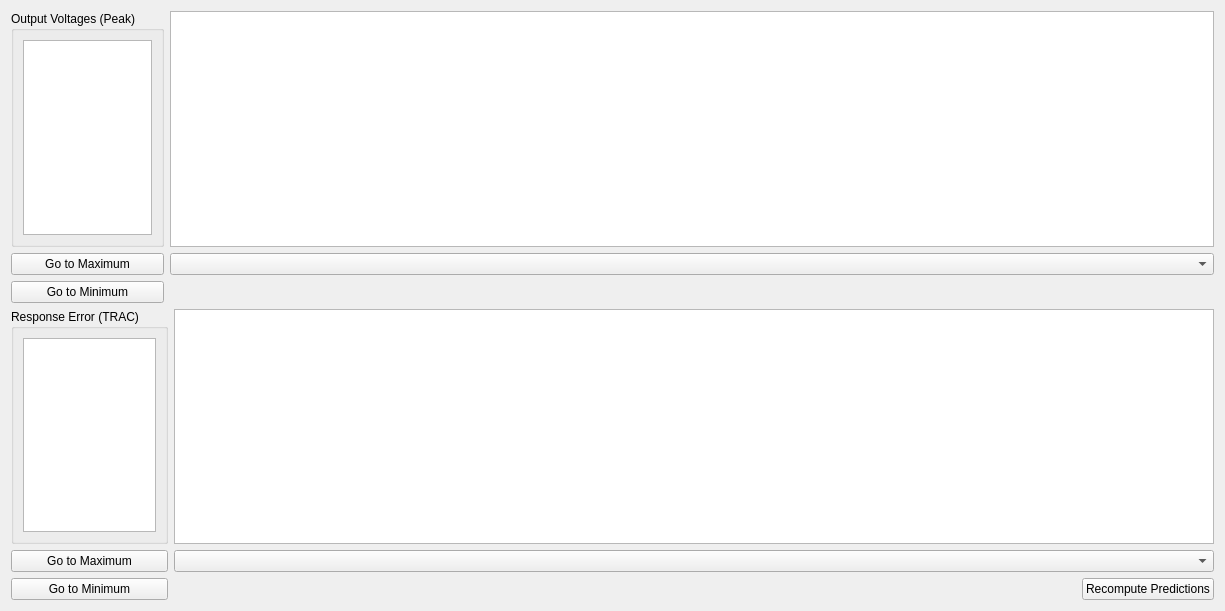
<?xml version="1.0" encoding="UTF-8"?>
<ui version="4.0">
 <class>Form</class>
 <widget class="QWidget" name="Form">
  <property name="geometry">
   <rect>
    <x>0</x>
    <y>0</y>
    <width>1225</width>
    <height>611</height>
   </rect>
  </property>
  <property name="windowTitle">
   <string>Form</string>
  </property>
  <layout class="QVBoxLayout" name="verticalLayout">
   <item>
    <layout class="QGridLayout" name="excitation_prediction_layout">
     <item row="2" column="0">
      <widget class="QPushButton" name="minimum_voltage_button">
       <property name="toolTip">
        <string>Visualize the signal with the smallest drive voltage</string>
       </property>
       <property name="text">
        <string>Go to Minimum</string>
       </property>
      </widget>
     </item>
     <item row="1" column="0">
      <widget class="QPushButton" name="maximum_voltage_button">
       <property name="toolTip">
        <string>Visualize the drive signal with the largest voltage</string>
       </property>
       <property name="text">
        <string>Go to Maximum</string>
       </property>
      </widget>
     </item>
     <item row="0" column="0">
      <widget class="QGroupBox" name="excitation_voltage_groupbox">
       <property name="title">
        <string>Output Voltages (Peak)</string>
       </property>
       <layout class="QVBoxLayout" name="verticalLayout_70">
        <item>
         <widget class="QListWidget" name="excitation_voltage_list">
          <property name="sizePolicy">
           <sizepolicy hsizetype="Minimum" vsizetype="Minimum">
            <horstretch>0</horstretch>
            <verstretch>0</verstretch>
           </sizepolicy>
          </property>
          <property name="minimumSize">
           <size>
            <width>0</width>
            <height>0</height>
           </size>
          </property>
          <property name="toolTip">
           <string>Peak voltage for each drive signal</string>
          </property>
          <property name="sizeAdjustPolicy">
           <enum>QAbstractScrollArea::AdjustToContents</enum>
          </property>
         </widget>
        </item>
       </layout>
      </widget>
     </item>
     <item row="1" column="1">
      <widget class="QComboBox" name="excitation_selector">
       <property name="toolTip">
        <string>Select the signal to visualize</string>
       </property>
      </widget>
     </item>
     <item row="0" column="1">
      <widget class="PlotWidget" name="excitation_display_plot">
       <property name="sizePolicy">
        <sizepolicy hsizetype="Expanding" vsizetype="Expanding">
         <horstretch>1</horstretch>
         <verstretch>0</verstretch>
        </sizepolicy>
       </property>
      </widget>
     </item>
    </layout>
   </item>
   <item>
    <layout class="QGridLayout" name="response_prediction_layout">
     <item row="0" column="0">
      <widget class="QGroupBox" name="response_error_groupbox">
       <property name="title">
        <string>Response Error (TRAC)</string>
       </property>
       <layout class="QVBoxLayout" name="verticalLayout_71">
        <item>
         <widget class="QListWidget" name="response_error_list">
          <property name="sizePolicy">
           <sizepolicy hsizetype="Minimum" vsizetype="Minimum">
            <horstretch>0</horstretch>
            <verstretch>0</verstretch>
           </sizepolicy>
          </property>
          <property name="toolTip">
           <string>Time Response Assurance Criterion between the predicted response and the desired response</string>
          </property>
          <property name="sizeAdjustPolicy">
           <enum>QAbstractScrollArea::AdjustToContents</enum>
          </property>
         </widget>
        </item>
       </layout>
      </widget>
     </item>
     <item row="1" column="0">
      <widget class="QPushButton" name="maximum_error_button">
       <property name="toolTip">
        <string>Visualize the signal with the largest predicted error</string>
       </property>
       <property name="text">
        <string>Go to Maximum</string>
       </property>
      </widget>
     </item>
     <item row="1" column="1">
      <widget class="QComboBox" name="response_selector">
       <property name="toolTip">
        <string>Select the signal prediction to visualize</string>
       </property>
      </widget>
     </item>
     <item row="0" column="1">
      <widget class="PlotWidget" name="response_display_plot">
       <property name="sizePolicy">
        <sizepolicy hsizetype="Expanding" vsizetype="Expanding">
         <horstretch>1</horstretch>
         <verstretch>0</verstretch>
        </sizepolicy>
       </property>
      </widget>
     </item>
     <item row="2" column="0">
      <widget class="QPushButton" name="minimum_error_button">
       <property name="toolTip">
        <string>Visualize the signal with the smallest predicted error</string>
       </property>
       <property name="text">
        <string>Go to Minimum</string>
       </property>
      </widget>
     </item>
     <item row="2" column="1">
      <layout class="QHBoxLayout" name="horizontalLayout_2">
       <item>
        <spacer name="horizontalSpacer">
         <property name="orientation">
          <enum>Qt::Horizontal</enum>
         </property>
         <property name="sizeHint" stdset="0">
          <size>
           <width>40</width>
           <height>20</height>
          </size>
         </property>
        </spacer>
       </item>
       <item>
        <widget class="QPushButton" name="recompute_predictions_button">
         <property name="toolTip">
          <string>Recompute predictions by running the control law again.</string>
         </property>
         <property name="text">
          <string>Recompute Predictions</string>
         </property>
        </widget>
       </item>
      </layout>
     </item>
    </layout>
   </item>
  </layout>
 </widget>
 <customwidgets>
  <customwidget>
   <class>PlotWidget</class>
   <extends>QGraphicsView</extends>
   <header location="global">pyqtgraph</header>
  </customwidget>
 </customwidgets>
 <resources/>
 <connections/>
</ui>
